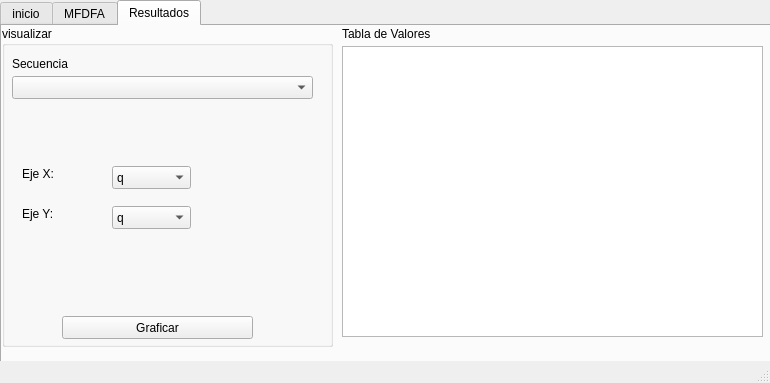
<?xml version="1.0" encoding="UTF-8"?>
<ui version="4.0">
 <class>MainWindow</class>
 <widget class="QMainWindow" name="MainWindow">
  <property name="geometry">
   <rect>
    <x>0</x>
    <y>0</y>
    <width>770</width>
    <height>383</height>
   </rect>
  </property>
  <property name="windowTitle">
   <string>MainWindow</string>
  </property>
  <widget class="QWidget" name="centralwidget">
   <widget class="QTabWidget" name="tabWidget">
    <property name="geometry">
     <rect>
      <x>0</x>
      <y>0</y>
      <width>771</width>
      <height>401</height>
     </rect>
    </property>
    <property name="currentIndex">
     <number>2</number>
    </property>
    <widget class="QWidget" name="tab">
     <attribute name="title">
      <string>inicio</string>
     </attribute>
     <widget class="QPushButton" name="pushButton">
      <property name="geometry">
       <rect>
        <x>20</x>
        <y>30</y>
        <width>221</width>
        <height>71</height>
       </rect>
      </property>
      <property name="text">
       <string>Seleccionar Secuencias</string>
      </property>
     </widget>
     <widget class="QPlainTextEdit" name="plainTextEdit">
      <property name="geometry">
       <rect>
        <x>280</x>
        <y>20</y>
        <width>481</width>
        <height>301</height>
       </rect>
      </property>
     </widget>
     <widget class="QPushButton" name="pushButton_5">
      <property name="geometry">
       <rect>
        <x>60</x>
        <y>220</y>
        <width>141</width>
        <height>23</height>
       </rect>
      </property>
      <property name="text">
       <string>Borrar Secuencias</string>
      </property>
     </widget>
    </widget>
    <widget class="QWidget" name="tab_2">
     <attribute name="title">
      <string>MFDFA</string>
     </attribute>
     <widget class="QSlider" name="horizontalSlider">
      <property name="geometry">
       <rect>
        <x>20</x>
        <y>70</y>
        <width>171</width>
        <height>16</height>
       </rect>
      </property>
      <property name="acceptDrops">
       <bool>true</bool>
      </property>
      <property name="minimum">
       <number>1</number>
      </property>
      <property name="maximum">
       <number>4</number>
      </property>
      <property name="pageStep">
       <number>4</number>
      </property>
      <property name="tracking">
       <bool>false</bool>
      </property>
      <property name="orientation">
       <enum>Qt::Horizontal</enum>
      </property>
      <property name="tickPosition">
       <enum>QSlider::NoTicks</enum>
      </property>
      <property name="tickInterval">
       <number>4</number>
      </property>
     </widget>
     <widget class="QLabel" name="label_2">
      <property name="geometry">
       <rect>
        <x>20</x>
        <y>50</y>
        <width>111</width>
        <height>16</height>
       </rect>
      </property>
      <property name="text">
       <string>Tipo de MFDFA</string>
      </property>
     </widget>
     <widget class="QComboBox" name="comboBox_2">
      <property name="geometry">
       <rect>
        <x>20</x>
        <y>150</y>
        <width>121</width>
        <height>23</height>
       </rect>
      </property>
      <item>
       <property name="text">
        <string>-1 a 1</string>
       </property>
      </item>
      <item>
       <property name="text">
        <string>-3 a 3</string>
       </property>
      </item>
      <item>
       <property name="text">
        <string>-5 a 5</string>
       </property>
      </item>
      <item>
       <property name="text">
        <string>-10 a 10</string>
       </property>
      </item>
      <item>
       <property name="text">
        <string>-20 a 20</string>
       </property>
      </item>
     </widget>
     <widget class="QLabel" name="label_3">
      <property name="geometry">
       <rect>
        <x>20</x>
        <y>130</y>
        <width>101</width>
        <height>16</height>
       </rect>
      </property>
      <property name="text">
       <string>Rango de Q:</string>
      </property>
     </widget>
     <widget class="QLabel" name="label">
      <property name="geometry">
       <rect>
        <x>10</x>
        <y>220</y>
        <width>201</width>
        <height>20</height>
       </rect>
      </property>
      <property name="text">
       <string>Tamaño de Segmentos(mpb):</string>
      </property>
     </widget>
     <widget class="QSpinBox" name="spinBox">
      <property name="geometry">
       <rect>
        <x>220</x>
        <y>220</y>
        <width>61</width>
        <height>24</height>
       </rect>
      </property>
     </widget>
     <widget class="QPushButton" name="pushButton_4">
      <property name="geometry">
       <rect>
        <x>20</x>
        <y>260</y>
        <width>251</width>
        <height>41</height>
       </rect>
      </property>
      <property name="text">
       <string>Ejecutar analizis</string>
      </property>
     </widget>
     <widget class="QLabel" name="label_4">
      <property name="geometry">
       <rect>
        <x>300</x>
        <y>10</y>
        <width>57</width>
        <height>15</height>
       </rect>
      </property>
      <property name="text">
       <string>Salida:</string>
      </property>
     </widget>
     <widget class="QLineEdit" name="lineEdit">
      <property name="geometry">
       <rect>
        <x>220</x>
        <y>70</y>
        <width>51</width>
        <height>23</height>
       </rect>
      </property>
     </widget>
     <widget class="QPlainTextEdit" name="plainTextEdit_2">
      <property name="geometry">
       <rect>
        <x>300</x>
        <y>30</y>
        <width>451</width>
        <height>271</height>
       </rect>
      </property>
     </widget>
    </widget>
    <widget class="QWidget" name="tab_3">
     <attribute name="title">
      <string>Resultados</string>
     </attribute>
     <widget class="QPushButton" name="pushButton_2">
      <property name="geometry">
       <rect>
        <x>10</x>
        <y>450</y>
        <width>211</width>
        <height>51</height>
       </rect>
      </property>
      <property name="text">
       <string>Generar Grafico</string>
      </property>
     </widget>
     <widget class="QLabel" name="label_5">
      <property name="geometry">
       <rect>
        <x>340</x>
        <y>0</y>
        <width>111</width>
        <height>16</height>
       </rect>
      </property>
      <property name="text">
       <string>Tabla de Valores</string>
      </property>
     </widget>
     <widget class="QGroupBox" name="groupBox">
      <property name="geometry">
       <rect>
        <x>0</x>
        <y>0</y>
        <width>331</width>
        <height>321</height>
       </rect>
      </property>
      <property name="title">
       <string>visualizar</string>
      </property>
      <widget class="QPushButton" name="pushButton_3">
       <property name="geometry">
        <rect>
         <x>60</x>
         <y>290</y>
         <width>191</width>
         <height>23</height>
        </rect>
       </property>
       <property name="text">
        <string>Graficar</string>
       </property>
      </widget>
      <widget class="QLabel" name="label_6">
       <property name="geometry">
        <rect>
         <x>20</x>
         <y>140</y>
         <width>61</width>
         <height>16</height>
        </rect>
       </property>
       <property name="text">
        <string>Eje X:</string>
       </property>
      </widget>
      <widget class="QLabel" name="label_7">
       <property name="geometry">
        <rect>
         <x>20</x>
         <y>180</y>
         <width>57</width>
         <height>15</height>
        </rect>
       </property>
       <property name="text">
        <string>Eje Y:</string>
       </property>
      </widget>
      <widget class="QComboBox" name="comboBox">
       <property name="geometry">
        <rect>
         <x>110</x>
         <y>140</y>
         <width>79</width>
         <height>23</height>
        </rect>
       </property>
       <item>
        <property name="text">
         <string>q</string>
        </property>
       </item>
       <item>
        <property name="text">
         <string>hq</string>
        </property>
       </item>
       <item>
        <property name="text">
         <string>Hq</string>
        </property>
       </item>
       <item>
        <property name="text">
         <string>tq</string>
        </property>
       </item>
       <item>
        <property name="text">
         <string>Dq</string>
        </property>
       </item>
      </widget>
      <widget class="QComboBox" name="comboBox_3">
       <property name="geometry">
        <rect>
         <x>110</x>
         <y>180</y>
         <width>79</width>
         <height>23</height>
        </rect>
       </property>
       <item>
        <property name="text">
         <string>q</string>
        </property>
       </item>
       <item>
        <property name="text">
         <string>hq</string>
        </property>
       </item>
       <item>
        <property name="text">
         <string>Hq</string>
        </property>
       </item>
       <item>
        <property name="text">
         <string>tq</string>
        </property>
       </item>
       <item>
        <property name="text">
         <string>Dq</string>
        </property>
       </item>
      </widget>
      <widget class="QComboBox" name="comboBox_4">
       <property name="geometry">
        <rect>
         <x>10</x>
         <y>50</y>
         <width>301</width>
         <height>23</height>
        </rect>
       </property>
      </widget>
      <widget class="QLabel" name="label_8">
       <property name="geometry">
        <rect>
         <x>10</x>
         <y>30</y>
         <width>71</width>
         <height>16</height>
        </rect>
       </property>
       <property name="text">
        <string>Secuencia</string>
       </property>
      </widget>
     </widget>
     <widget class="QTableWidget" name="tableWidget">
      <property name="geometry">
       <rect>
        <x>340</x>
        <y>20</y>
        <width>421</width>
        <height>291</height>
       </rect>
      </property>
     </widget>
    </widget>
   </widget>
  </widget>
  <widget class="QMenuBar" name="menubar">
   <property name="geometry">
    <rect>
     <x>0</x>
     <y>0</y>
     <width>770</width>
     <height>24</height>
    </rect>
   </property>
  </widget>
  <widget class="QStatusBar" name="statusbar"/>
 </widget>
 <resources/>
 <connections/>
</ui>
